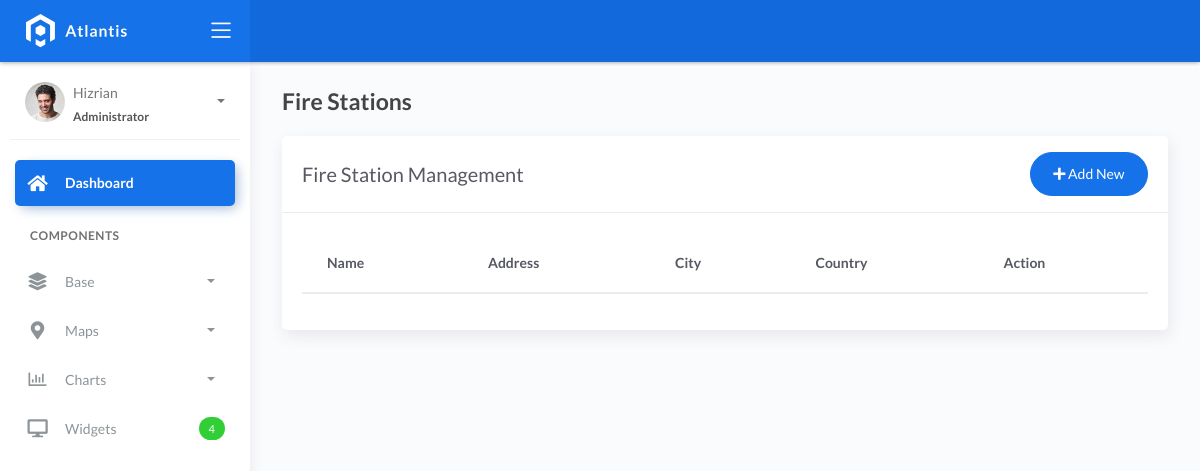
Page /firestations/ on the earlier database version.
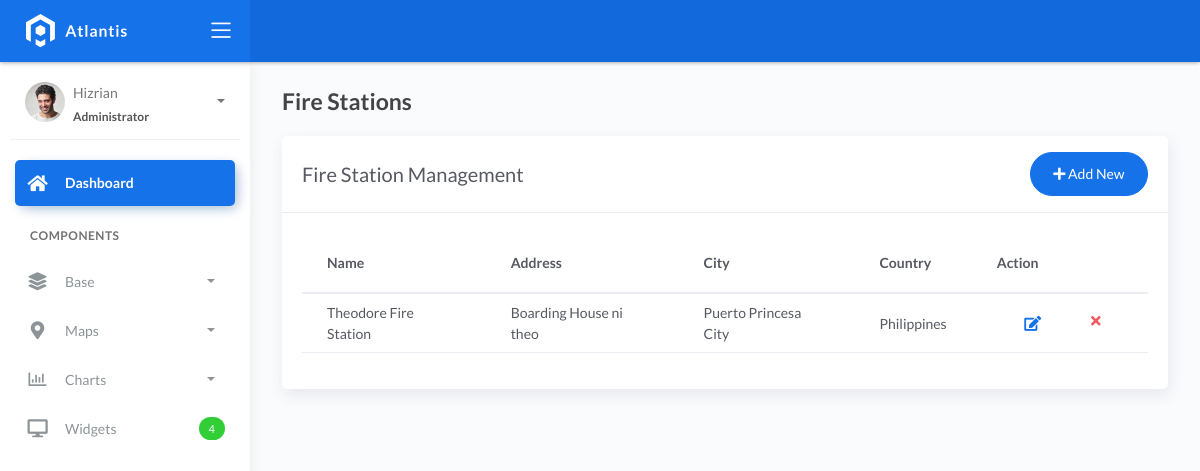
Same page on the later database version.
### fire/models.py (models this page shows)
class BaseModel(models.Model):
    created_at = models.DateTimeField(auto_now_add=True, db_index=True)
    updated_at = models.DateTimeField(auto_now=True)
    class Meta:
        abstract = True

class FireStation(BaseModel):
    name = models.CharField(max_length=150)
    latitude = models.DecimalField(
        max_digits=22, decimal_places=16, null=True, blank=True)
    longitude = models.DecimalField(
        max_digits=22, decimal_places=16, null=True, blank=True)
    address = models.CharField(max_length=150)
    city = models.CharField(max_length=150)  # can be in separate table
    country = models.CharField(max_length=150)  # can be in separate table

### fire/views.py (the view)
# urls.py: path('firestations/', FireStationListView.as_view(), name='firestation-list'),
class FireStationListView(ListView):
    model = FireStation
    template_name = 'fire/firestation_list.html'
    context_object_name = 'firestations'

### templates/fire/firestation_list.html
{% extends 'fire/base_list.html' %}
{% block page_title %}Fire Stations{% endblock %}
{% block card_title %}Fire Station Management{% endblock %}
{% block create_url %}{% url 'firestation-create' %}{% endblock %}
{% block table_content %}
<table class="table table-hover">
    <thead>
        <tr>
            <th>Name</th>
            <th>Address</th>
            <th>City</th>
            <th>Country</th>
            <th>Action</th>
        </tr>
    </thead>
    <tbody>
        {% for station in firestations %}
        <tr>
            <td>{{ station.name }}</td>
            <td>{{ station.address }}</td>
            <td>{{ station.city }}</td>
            <td>{{ station.country }}</td>
            <td>
                <div class="form-button-action">
                    <a href="{% url 'firestation-update' station.pk %}" class="btn btn-link btn-primary btn-lg">
                        <i class="fa fa-edit"></i>
                    </a>
                    <a href="{% url 'firestation-delete' station.pk %}" class="btn btn-link btn-danger">
                        <i class="fa fa-times"></i>
                    </a>
                </div>
            </td>
        </tr>
        {% endfor %}
    </tbody>
</table>
{% endblock %}

Differences in the rows shown:
added FireStation: name "Theodore Fire Station", address "Boarding House ni theo", city "Puerto Princesa City", country "Philippines"
